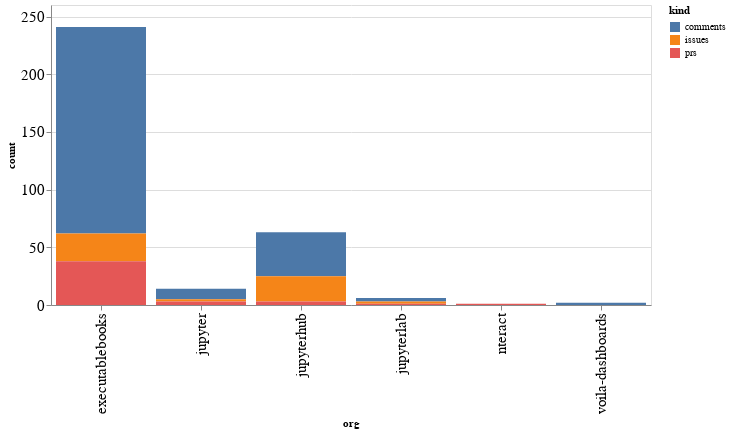

Write notebook code for a chart like this one.
### Code cell
alt.Chart(org_summaries, width=600).mark_bar().encode(
    x='org',
    y='count',
    color='kind',
    tooltip="org"
)

### Figure 1 — Vega-Lite specification as saved in the notebook (floating-point values rounded to 4 significant figures)
{"config": {"axisLeft": {"labelFontSize": 15}, "axisBottom": {"labelFontSize": 15}}, "data": {"name": "data-6d43f2266046bdd17e01bfdeaf6b113e"}, "mark": "bar", "encoding": {"color": {"type": "nominal", "field": "kind"}, "tooltip": {"type": "nominal", "field": "org"}, "x": {"type": "nominal", "field": "org"}, "y": {"type": "quantitative", "field": "count"}}, "width": 600, "$schema": "https://vega.github.io/schema/vega-lite/v4.8.1.json", "datasets": {"data-6d43f2266046bdd17e01bfdeaf6b113e": [{"org": "executablebooks", "kind": "comments", "count": 179}, {"org": "executablebooks", "kind": "issues", "count": 24}, {"org": "executablebooks", "kind": "prs", "count": 38}, {"org": "jupyter", "kind": "comments", "count": 9}, {"org": "jupyter", "kind": "issues", "count": 2}, {"org": "jupyter", "kind": "prs", "count": 3}, {"org": "jupyterhub", "kind": "comments", "count": 38}, {"org": "jupyterhub", "kind": "issues", "count": 22}, {"org": "jupyterhub", "kind": "prs", "count": 3}, {"org": "jupyterlab", "kind": "comments", "count": 3}, {"org": "jupyterlab", "kind": "issues", "count": 2}, {"org": "jupyterlab", "kind": "prs", "count": 1}, {"org": "nteract", "kind": "prs", "count": 1}, {"org": "voila-dashboards", "kind": "comments", "count": 2}]}}
